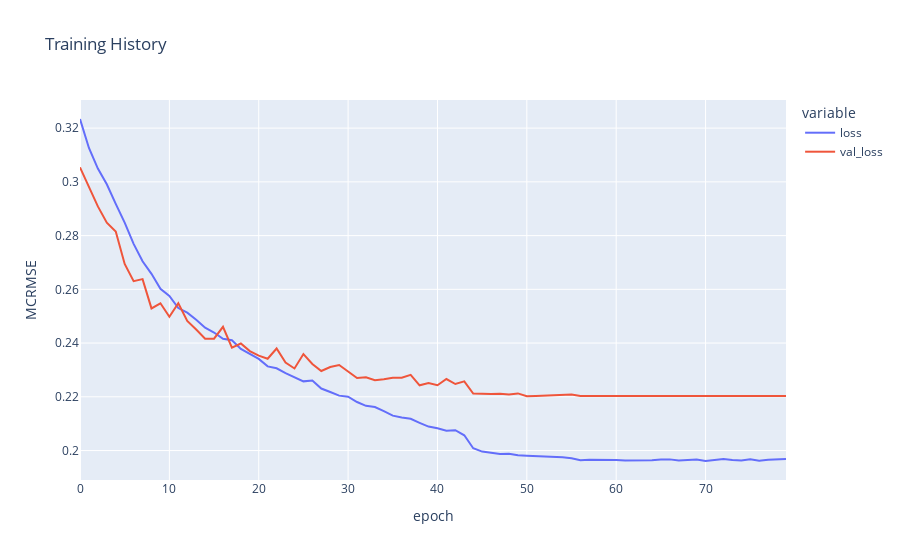

Here is the notebook cell this chart was saved with:
### Code cell
fig = px.line(
    history.history, y=['loss', 'val_loss'],
    labels={'index': 'epoch', 'value': 'MCRMSE'}, 
    title='Training History')
fig.show()
